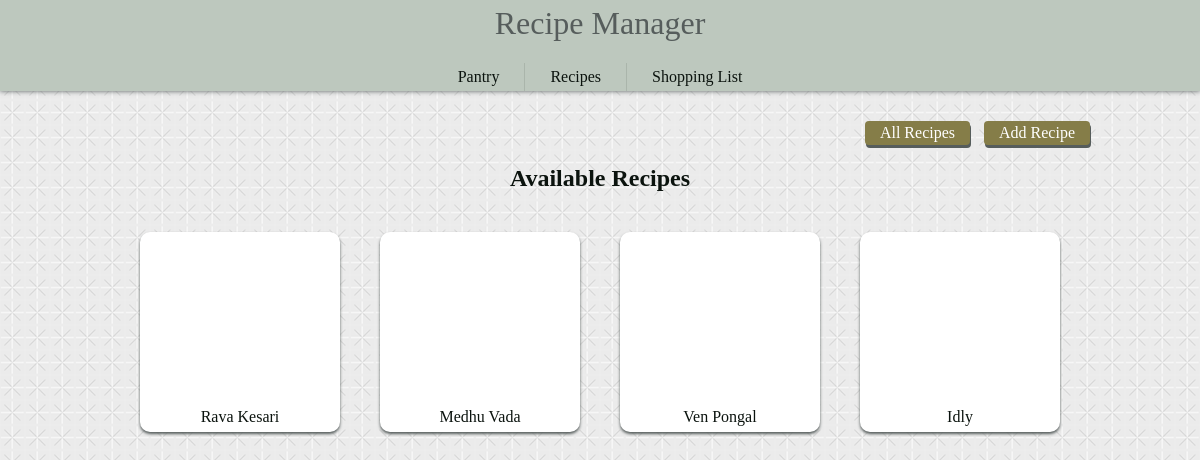
Page /recipe/availability on the earlier database version.
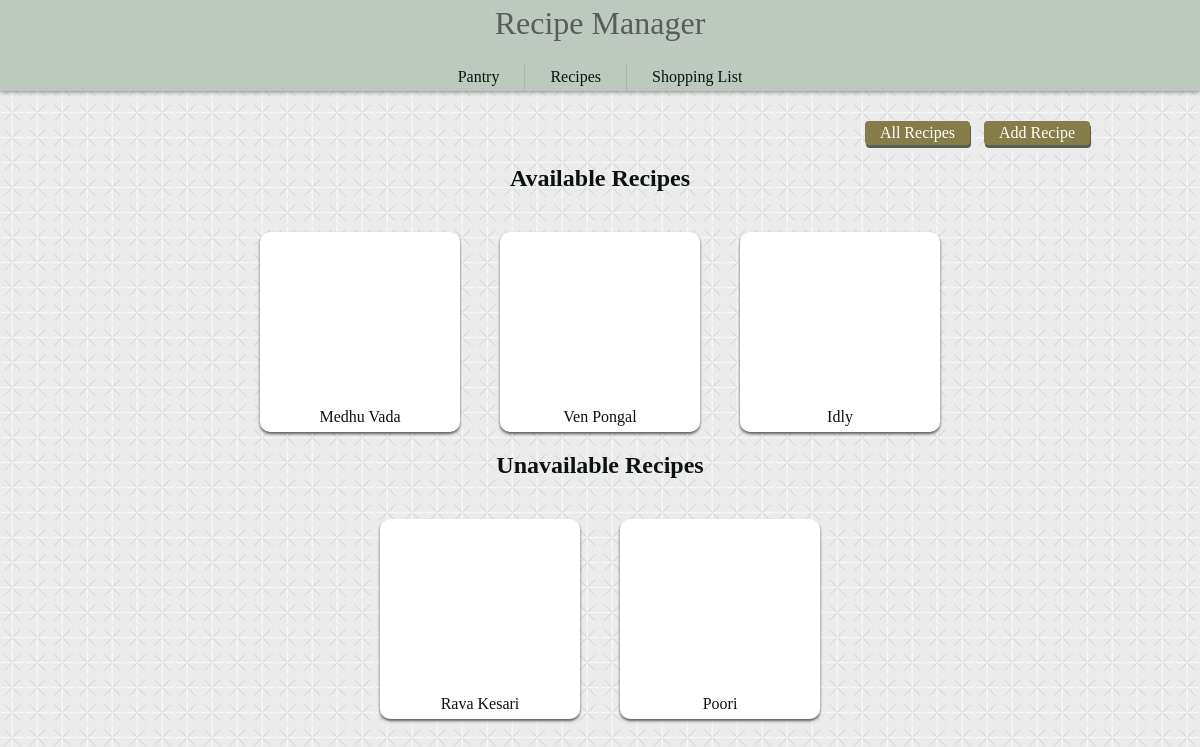
Same page on the later database version.
### recipemanager/models.py (models this page shows, shortened)
class Recipe(models.Model):
    name = models.CharField(max_length=75)
    image = models.URLField(default=None)
    time = models.IntegerField(default=0)

### recipemanager/views.py (the view)
# urls.py: path('recipe/availability', views.available_recipe, name="available-recipe"),
def available_recipe(request):
    recipes = Recipe.objects.all()
    available_recipes = []
    unavailable_recipes = []
    for recipe in recipes:
        if all(ingredient_in_pantry(ingredient) for ingredient in recipe.ingredient_recipe_id.all()):
            available_recipes.append(recipe)
        else:
            unavailable_recipes.append(recipe)
    return render(request, "recipemanager/recipe_availability.html", {
        "available_recipes": available_recipes,
        "unavailable_recipes": unavailable_recipes,
    })

### recipemanager/views.py (called while the page is built)
def ingredient_in_pantry(ingredient):
    try:
        return Pantry.objects.get(item=ingredient.item).quantity >= \
               ingredient.quantity * Unit.objects.get(id=ingredient.unit_id).rate
    except ObjectDoesNotExist:
        return False

### recipemanager/templates/recipemanager/recipe_availability.html
{% extends "recipemanager/layout.html" %} {% load static %}
{% block body %}
    <link href="{% static 'recipemanager/recipe.css' %}" rel="stylesheet">
    <div class="page-actions">
        <a href="{% url 'recipe' %}" class="action action-button">All Recipes</a>
        <a href="{% url 'add-recipe' %}" class="action action-button">Add Recipe</a>
    </div>
    {% if available_recipes %}
        <h2>Available Recipes</h2>
        <article class="recipes">
            {% for avail in available_recipes %}
                <a class="recipe" href="{% url 'view-recipe' avail.id %}?available=true">
                    <div class="recipe-image" style="background-image: url('{{ avail.image }}');"></div>
                    <div class="recipe-name">
                        {{ avail.name }}
                    </div>
                </a>
            {% endfor %}
        </article>
    {% endif %}
    {% if unavailable_recipes %}
        <h2>Unavailable Recipes</h2>
        <article class="recipes">
            {% for unavail in unavailable_recipes %}
                <a class="recipe" href="{% url 'view-recipe' unavail.id %}?unavailable=true">
                    <div class="recipe-image" style="background-image: url('{{ unavail.image }}');"></div>
                    <div class="recipe-name">
                        {{ unavail.name }}
                    </div>
                </a>
            {% endfor %}
        </article>
    {% endif %}
{% endblock %}

Differences in the rows shown:
shown differently, row unchanged: Recipe "Rava Kesari": moves from the list under "Available Recipes" to the list under "Unavailable Recipes"
added Recipe: name "Poori", shown under "Unavailable Recipes"
Other differences:
text now shown: "Unavailable Recipes"
